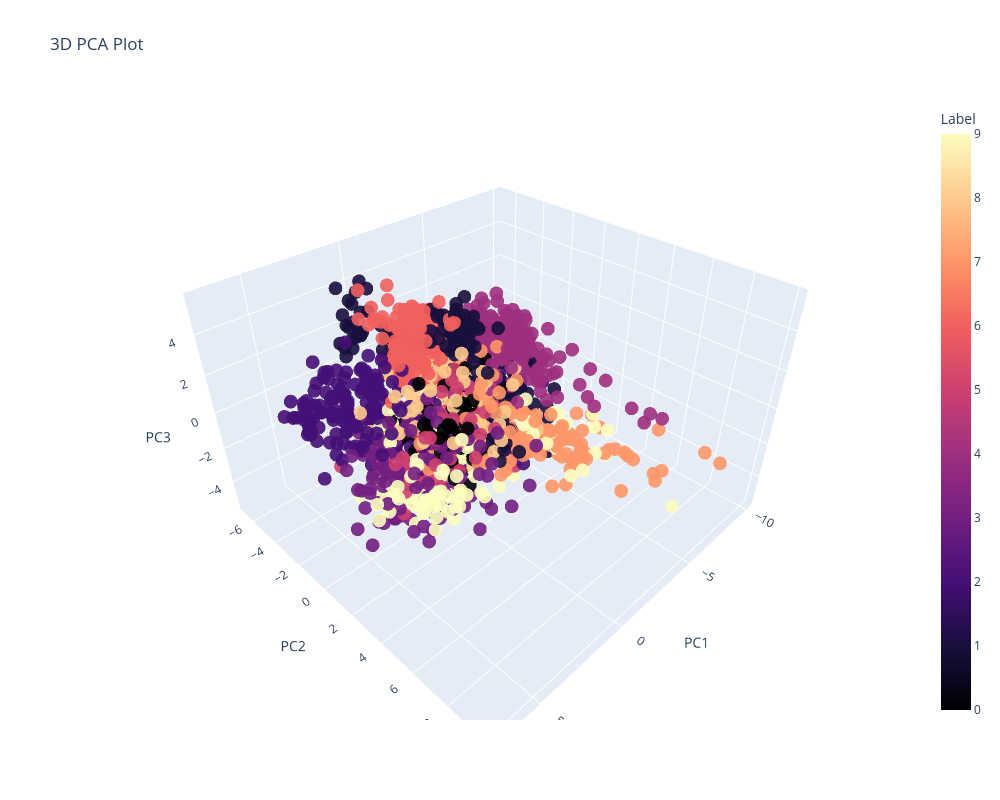

The notebook cell saved with this chart:
### Code cell
XX = df1.iloc[: , 0:-1].values
YY = df1.iloc[: , -1].values

scaler_prime = StandardScaler()
XXscaled = scaler_prime.fit_transform(XX)

pca_prime = PCA(3)
X_prime_pca = pca_prime.fit_transform(XXscaled)

df_plot = pd.DataFrame({
    'PC1': X_prime_pca[:, 0],
    'PC2': X_prime_pca[:, 1],
    'PC3': X_prime_pca[:, 2],
    'Label': YY
})

fig = px.scatter_3d(
    df_plot,
    x='PC1',
    y='PC2',
    z='PC3',
    color='Label',
    color_continuous_scale='magma',
    title='3D PCA Plot',
    width=1000,
    height=800,
    opacity=0.9
)

fig.show()

### Figure 1 — Plotly figure (JSON) as saved in the notebook; plotly's stock layout.template omitted (floating-point values rounded to 4 significant figures; data arrays with more than 128 entries replaced by an {"elided": "..."} marker saying what was removed)
{"data": [{"hovertemplate": "PC1=%{x}<br>PC2=%{y}<br>PC3=%{z}<br>Label=%{marker.color}<extra></extra>", "legendgroup": "", "marker": {"color": {"elided": "1797 int values"}, "coloraxis": "coloraxis", "opacity": 0.9, "symbol": "circle"}, "mode": "markers", "name": "", "scene": "scene", "showlegend": false, "type": "scatter3d", "x": {"elided": "1797 float values"}, "y": {"elided": "1797 float values"}, "z": {"elided": "1797 float values"}}], "layout": {"coloraxis": {"autocolorscale": false, "colorbar": {"title": {"text": "Label"}}, "colorscale": [[0, "#000004"], [0.1111, "#180f3d"], [0.2222, "#440f76"], [0.3333, "#721f81"], [0.4444, "#9e2f7f"], [0.5556, "#cd4071"], [0.6667, "#f1605d"], [0.7778, "#fd9668"], [0.8889, "#feca8d"], [1, "#fcfdbf"]]}, "height": 800, "legend": {"tracegroupgap": 0}, "scene": {"domain": {"x": [0, 1], "y": [0, 1]}, "xaxis": {"title": {"text": "PC1"}}, "yaxis": {"title": {"text": "PC2"}}, "zaxis": {"title": {"text": "PC3"}}}, "title": {"text": "3D PCA Plot"}, "width": 1000}}
